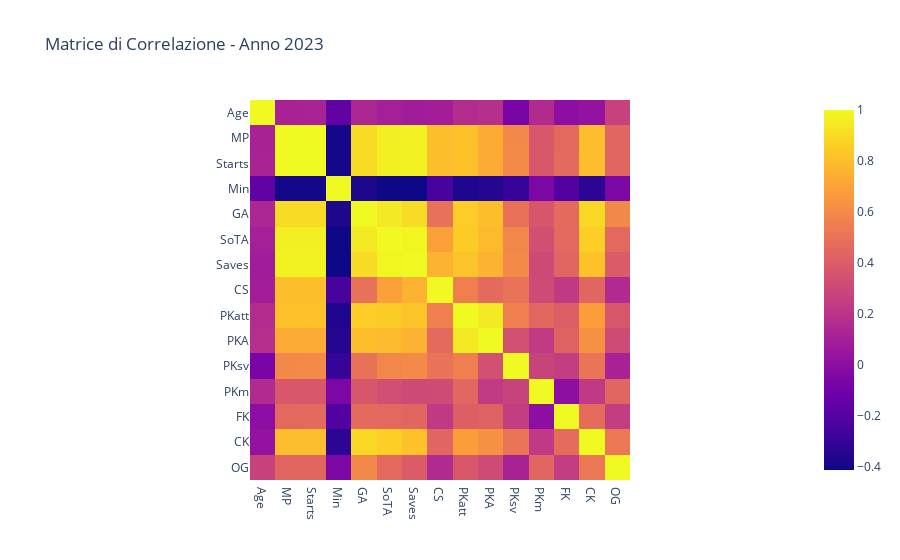
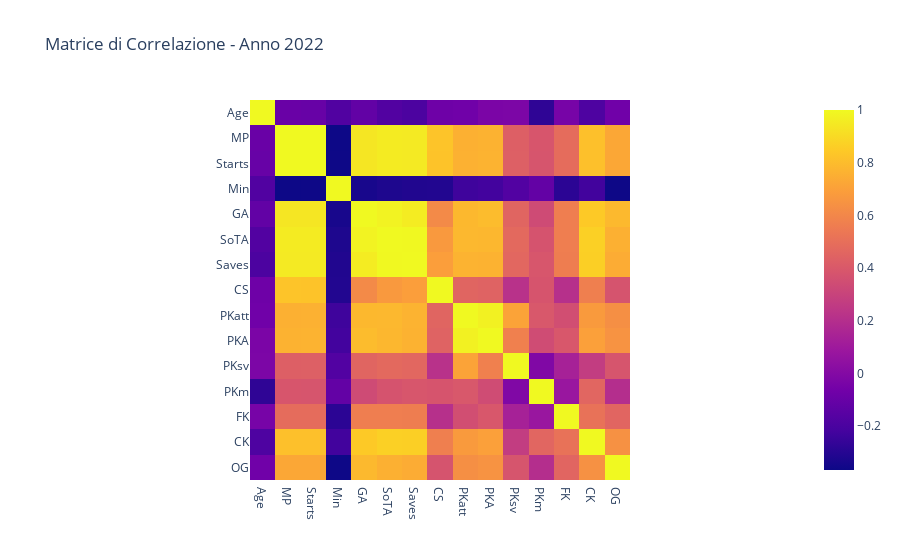
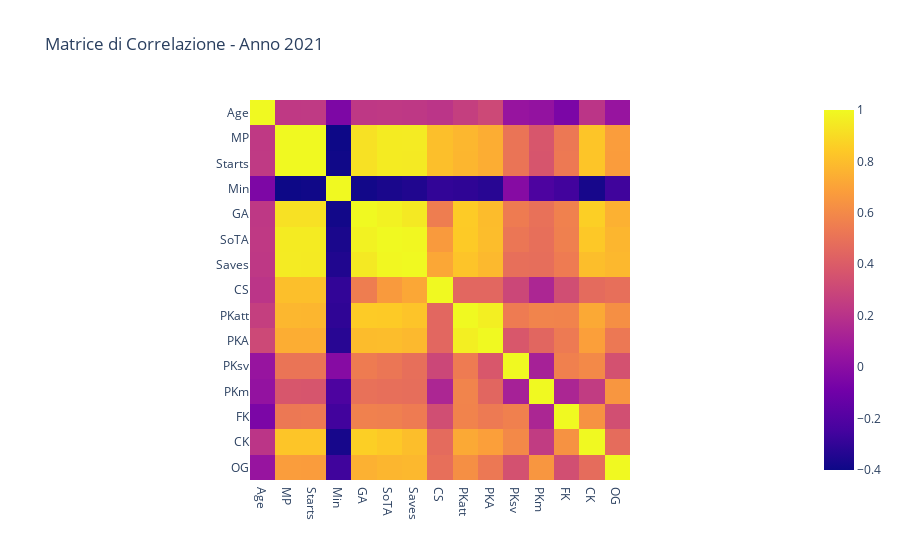
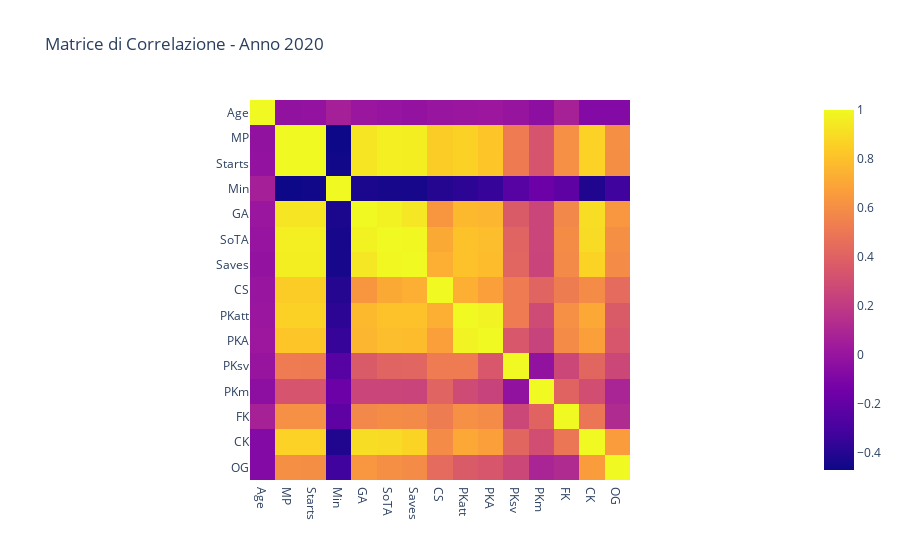

Notebook source saved alongside these figures, in order:
### Markdown cell above
Le statistiche di gioco si suddividono in 2 macro categorie. Una relativa alle parate o agli interventi realizzati dal portiere, l'altra invece descrive il comportamento del portiere con la palla ai piedi (statistiche su lanci o passaggi).

Iniziamo dalla prima, quella delle parate, ed iniziamo l'analisi con l'età, i minuti e le partite giocate.

### Code cell
colonne_da_eliminare = ['Player', 'Nation', 'Pos', 'Squad','Save%', 'AvgLen', 'AvgLen.1', 'CS%', 'Save%.1', 'Cmp', 'Att', 'Cmp%', 'Att (GK)', 'Thr', 'Launch%', 
'AvgLen', 'Att.1', 'Launch%.1', 'AvgLen.1', 'Opp', 'Stp', 'Stp%']
correlations = []
years = []
for file in files:
    
    data_frame = pd.read_excel(file)

    data_frame.drop(columns=colonne_da_eliminare, inplace=True) 

    corr_matrix = data_frame.corr() 

    year = year_mapping[file] 
    years.append(year)

    fig = px.imshow(corr_matrix, title=f"Matrice di Correlazione - Anno {year}")

    fig.show()

### Figure 1 — Plotly figure (JSON) as saved in the notebook; plotly's stock layout.template omitted (floating-point values rounded to 4 significant figures; data arrays with more than 128 entries replaced by an {"elided": "..."} marker saying what was removed)
{"data": [{"coloraxis": "coloraxis", "hovertemplate": "x: %{x}<br>y: %{y}<br>color: %{z}<extra></extra>", "name": "0", "type": "heatmap", "x": ["Age", "MP", "Starts", "Min", "GA", "SoTA", "Saves", "CS", "PKatt", "PKA", "PKsv", "PKm", "FK", "CK", "OG"], "xaxis": "x", "y": ["Age", "MP", "Starts", "Min", "GA", "SoTA", "Saves", "CS", "PKatt", "PKA", "PKsv", "PKm", "FK", "CK", "OG"], "yaxis": "y", "z": {"elided": "15x15 float values"}}], "layout": {"coloraxis": {"colorscale": [[0, "#0d0887"], [0.1111, "#46039f"], [0.2222, "#7201a8"], [0.3333, "#9c179e"], [0.4444, "#bd3786"], [0.5556, "#d8576b"], [0.6667, "#ed7953"], [0.7778, "#fb9f3a"], [0.8889, "#fdca26"], [1, "#f0f921"]]}, "title": {"text": "Matrice di Correlazione - Anno 2023"}, "xaxis": {"anchor": "y", "constrain": "domain", "domain": [0, 1], "scaleanchor": "y"}, "yaxis": {"anchor": "x", "autorange": "reversed", "constrain": "domain", "domain": [0, 1]}}}

### Figure 2 — Plotly figure (JSON) as saved in the notebook; plotly's stock layout.template omitted (floating-point values rounded to 4 significant figures; data arrays with more than 128 entries replaced by an {"elided": "..."} marker saying what was removed)
{"data": [{"coloraxis": "coloraxis", "hovertemplate": "x: %{x}<br>y: %{y}<br>color: %{z}<extra></extra>", "name": "0", "type": "heatmap", "x": ["Age", "MP", "Starts", "Min", "GA", "SoTA", "Saves", "CS", "PKatt", "PKA", "PKsv", "PKm", "FK", "CK", "OG"], "xaxis": "x", "y": ["Age", "MP", "Starts", "Min", "GA", "SoTA", "Saves", "CS", "PKatt", "PKA", "PKsv", "PKm", "FK", "CK", "OG"], "yaxis": "y", "z": {"elided": "15x15 float values"}}], "layout": {"coloraxis": {"colorscale": [[0, "#0d0887"], [0.1111, "#46039f"], [0.2222, "#7201a8"], [0.3333, "#9c179e"], [0.4444, "#bd3786"], [0.5556, "#d8576b"], [0.6667, "#ed7953"], [0.7778, "#fb9f3a"], [0.8889, "#fdca26"], [1, "#f0f921"]]}, "title": {"text": "Matrice di Correlazione - Anno 2022"}, "xaxis": {"anchor": "y", "constrain": "domain", "domain": [0, 1], "scaleanchor": "y"}, "yaxis": {"anchor": "x", "autorange": "reversed", "constrain": "domain", "domain": [0, 1]}}}

### Figure 3 — Plotly figure (JSON) as saved in the notebook; plotly's stock layout.template omitted (floating-point values rounded to 4 significant figures; data arrays with more than 128 entries replaced by an {"elided": "..."} marker saying what was removed)
{"data": [{"coloraxis": "coloraxis", "hovertemplate": "x: %{x}<br>y: %{y}<br>color: %{z}<extra></extra>", "name": "0", "type": "heatmap", "x": ["Age", "MP", "Starts", "Min", "GA", "SoTA", "Saves", "CS", "PKatt", "PKA", "PKsv", "PKm", "FK", "CK", "OG"], "xaxis": "x", "y": ["Age", "MP", "Starts", "Min", "GA", "SoTA", "Saves", "CS", "PKatt", "PKA", "PKsv", "PKm", "FK", "CK", "OG"], "yaxis": "y", "z": {"elided": "15x15 float values"}}], "layout": {"coloraxis": {"colorscale": [[0, "#0d0887"], [0.1111, "#46039f"], [0.2222, "#7201a8"], [0.3333, "#9c179e"], [0.4444, "#bd3786"], [0.5556, "#d8576b"], [0.6667, "#ed7953"], [0.7778, "#fb9f3a"], [0.8889, "#fdca26"], [1, "#f0f921"]]}, "title": {"text": "Matrice di Correlazione - Anno 2021"}, "xaxis": {"anchor": "y", "constrain": "domain", "domain": [0, 1], "scaleanchor": "y"}, "yaxis": {"anchor": "x", "autorange": "reversed", "constrain": "domain", "domain": [0, 1]}}}

### Figure 4 — Plotly figure (JSON) as saved in the notebook; plotly's stock layout.template omitted (floating-point values rounded to 4 significant figures; data arrays with more than 128 entries replaced by an {"elided": "..."} marker saying what was removed)
{"data": [{"coloraxis": "coloraxis", "hovertemplate": "x: %{x}<br>y: %{y}<br>color: %{z}<extra></extra>", "name": "0", "type": "heatmap", "x": ["Age", "MP", "Starts", "Min", "GA", "SoTA", "Saves", "CS", "PKatt", "PKA", "PKsv", "PKm", "FK", "CK", "OG"], "xaxis": "x", "y": ["Age", "MP", "Starts", "Min", "GA", "SoTA", "Saves", "CS", "PKatt", "PKA", "PKsv", "PKm", "FK", "CK", "OG"], "yaxis": "y", "z": {"elided": "15x15 float values"}}], "layout": {"coloraxis": {"colorscale": [[0, "#0d0887"], [0.1111, "#46039f"], [0.2222, "#7201a8"], [0.3333, "#9c179e"], [0.4444, "#bd3786"], [0.5556, "#d8576b"], [0.6667, "#ed7953"], [0.7778, "#fb9f3a"], [0.8889, "#fdca26"], [1, "#f0f921"]]}, "title": {"text": "Matrice di Correlazione - Anno 2020"}, "xaxis": {"anchor": "y", "constrain": "domain", "domain": [0, 1], "scaleanchor": "y"}, "yaxis": {"anchor": "x", "autorange": "reversed", "constrain": "domain", "domain": [0, 1]}}}
